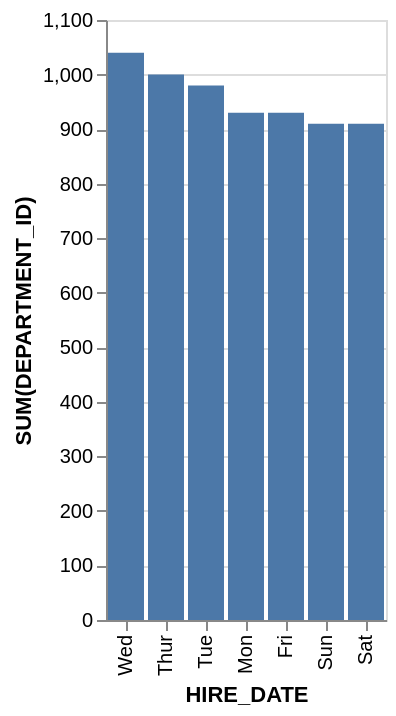

Vega-Lite specification stored for this chart:
### Vega-Lite specification from a JSON file in a GitHub repository (floating-point values rounded to 4 significant figures)
{"data": {"values": [{"x_data": "Wed", "y_data": 1040}, {"x_data": "Thur", "y_data": 1000}, {"x_data": "Tue", "y_data": 980}, {"x_data": "Mon", "y_data": 930}, {"x_data": "Fri", "y_data": 930}, {"x_data": "Sun", "y_data": 910}, {"x_data": "Sat", "y_data": 910}]}, "mark": "bar", "encoding": {"x": {"field": "x_data", "type": "nominal", "title": "HIRE_DATE", "sort": {"op": "sum", "field": "y_data", "order": "descending"}}, "y": {"field": "y_data", "type": "quantitative", "title": "SUM(DEPARTMENT_ID)"}}}
